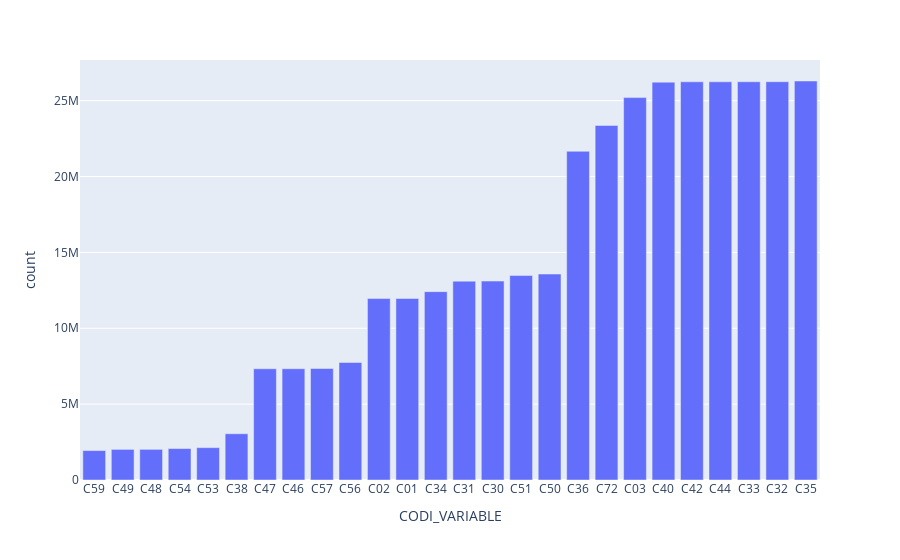

Notebook code for this chart:
### Code cell
px.bar(df, x='CODI_VARIABLE', y='count').show()

### Figure 1 — Plotly figure (JSON) as saved in the notebook; plotly's stock layout.template omitted (floating-point values rounded to 4 significant figures)
{"data": [{"alignmentgroup": "True", "hoverlabel": {"namelength": 0}, "hovertemplate": "CODI_VARIABLE=%{x}<br>count=%{y}", "legendgroup": "", "marker": {"color": "#636efa"}, "name": "", "offsetgroup": "", "orientation": "v", "showlegend": false, "textposition": "auto", "type": "bar", "x": ["C59", "C49", "C48", "C54", "C53", "C38", "C47", "C46", "C57", "C56", "C02", "C01", "C34", "C31", "C30", "C51", "C50", "C36", "C72", "C03", "C40", "C42", "C44", "C33", "C32", "C35"], "xaxis": "x", "y": [1937831, 2017064, 2020021, 2071759, 2132616, 3048032, 7331173, 7333571, 7346989, 7745609, 11958137, 11961152, 12412101, 13104441, 13108519, 13473068, 13572715, 21661670, 23366271, 25201992, 26217154, 26240842, 26241995, 26245437, 26246417, 26294436], "yaxis": "y"}], "layout": {"barmode": "relative", "legend": {"tracegroupgap": 0}, "margin": {"t": 60}, "xaxis": {"anchor": "y", "domain": [0, 1], "title": {"text": "CODI_VARIABLE"}}, "yaxis": {"anchor": "x", "domain": [0, 1], "title": {"text": "count"}}}}
